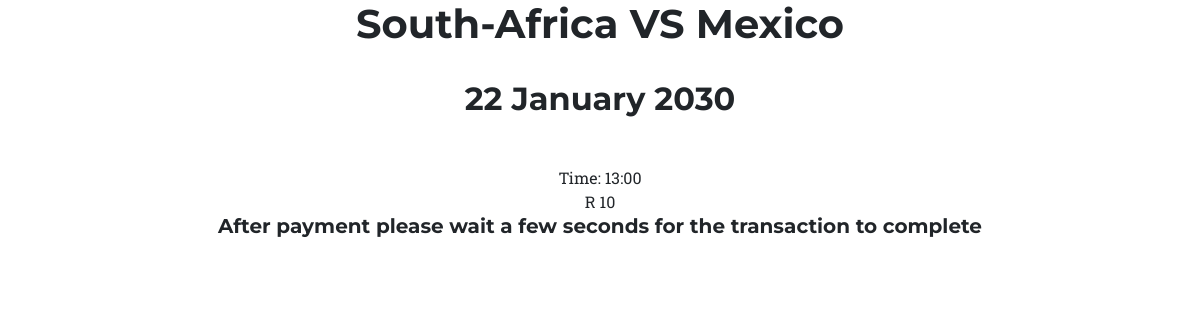
The page /book/2 on the database its author committed.
### webapp/models.py (models this page shows)
class Event(models.Model):
    title = models.CharField(max_length=100)
    subtitle = models.CharField(max_length=100)
    date = models.CharField(max_length=100, default='')
    time = models.CharField(max_length=100, default='')
    image_link = models.CharField(max_length=200, default='')
    price = models.CharField(max_length=100, default='10')
    meeting_id = models.CharField(max_length=20)

### webapp/views.py (the view)
# urls.py: path('book/<int:id>', book),
def book(request, id):
    event = Event.objects.get(pk=id)
    return render(request, 'webapp/book.html', {'event': event})

### webapp/templates/webapp/book.html (shortened to what this page needs)
<!DOCTYPE html>
{% load static %}
<html lang="en">
<head>
</head>
<body style="text-align:center;text-color:white; width:100%; background-image: url({{event.image_link}});background-repeat: no-repeat;background-size: cover;">
<div>
<h1>{{event.subtitle}} </h1>
<br>
<h2>{{event.date}}</h2>
<br>
</p>Time: {{event.time}}</pTime:>
R {{event.price}}
<h5> After payment please wait a few seconds for the transaction to complete </h5>
<link rel="stylesheet" href="{% static '/bootstrap/css/bootstrap.min.css' %}">
    <link rel="stylesheet" href="{% static '/fonts/ionicons.min.css' %}">
    <link rel="stylesheet" href="{% static '/css/Login-Form-Dark.css' %}">
    <link rel="stylesheet" href="{% static '/css/styles.css' %}">
</div>
</body>
</html>

### rows shown on the page
Event: subtitle "South-Africa VS Mexico", date "22 January 2030", time "13:00", price "10"
